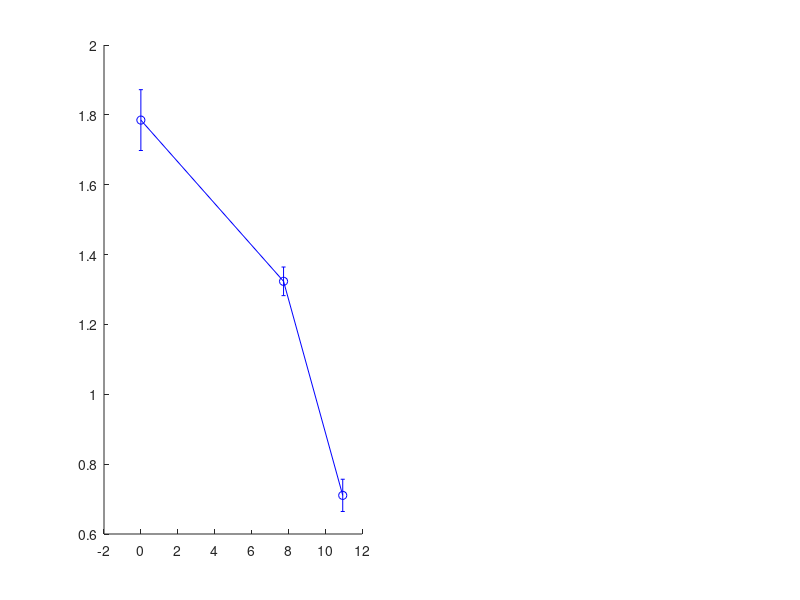

The MATLAB source for this figure: (Note: this script raises an error after producing the figure.)
clear all;
Results = importdata('Pooled Results.mat');

%% patch index
Results(:,9) = Results(:,9)-0.5;
Results(:,9) = Results(:,8).* Results(:,9);
% signal present and absent trial classification

%Find trials that presented N patches -- signal absent for hypo 1
%Find trials that presented N patches -- signal absent for hypo 1
Find_N = Results(:,5) ==1;

% present patch trials -- signal present for hypo 1
Find_CAP = Results(:,4) == 0 & Results(:,5) == 2; 
Find_IAP = Results(:,4) == 1 & Results(:,5) == 3; 

%Congruent trial with Congruent object, and incongruent trial with
%incongruent object -- signal present for hypo 2
Find_Congruent_CP = Results(:,4) == 0 & Results(:,5) == 2 & Results(:,6) == 3;
Find_Incongruent_IP = Results(:,4) == 1 & Results(:,5) == 3 & Results(:,6) == 3;

%Incongruent trial with congruent object, congruent trial with incongruent
%object -- signal absent for hypo 2
Find_Congruent_IP = Results(:,4) == 0 & Results(:,5) == 3 & Results(:,6) == 3;
Find_Incongruent_CP = Results(:,4) == 1 & Results(:,5) == 2 & Results(:,6) == 3;

%% location type
central = Results(:,7)==5;
periphery_1= 2.*(Results(:,7)==2|Results(:,7)==4|Results(:,7)==6|Results(:,7)==8);
periphery_2 = 3.* (Results(:,7)==1|Results(:,7)==3|Results(:,7)==7|Results(:,7)==9);
location = central + periphery_1 + periphery_2;

Results = [Results location];

%% AP v.s. N
grandmatrix = zeros(4,3,2);
for cong = 1:2
   if cong == 1
       Find_P = Find_CAP;
       Find_CN = Find_N & Results(:,4) ==0;
   else
       Find_P = Find_IAP;
       Find_CN = Find_N & Results(:,4) ==1;
   end
   
    Results_P = Results(Find_P,:);
    matrix1 = zeros(15,3);
    grandmean1 = mean(Results_P(:,9));
    for sub = 1:15
        R_indv = Results_P(Results_P(:,1)==sub,:);
        indv_m = mean(R_indv(:,9));
        for condition = 1:3
            condition_m = mean(R_indv(R_indv(:,end)== condition,9));
            matrix1(sub,condition)= condition_m- indv_m + grandmean1;
        end
    end

    for condition = 1:3
        conditionmean1(condition) = mean(matrix1(:,condition));
        se1(condition) = std(matrix1(:,condition))/sqrt(15);
    end
    
    clear R_indv
    clear condition_m
    clear indv_m

    Results_N = Results(Find_CN, :);
    matrix2 = zeros(15,3);
    grandmean2 = mean(Results_N(:,9));

    for sub = 1:15
        R_indv = Results_N(Results_N(:,1)==sub,:);
        indv_m = mean(R_indv(:,9));
        for condition = 1:3
            condition_m = mean(R_indv(R_indv(:,end)== condition,9));
            matrix2(sub,condition)= condition_m- indv_m + grandmean2;
        end
    end

    for condition = 1:3
        conditionmean2(condition) = mean(matrix2(:,condition));
        se2(condition) = std(matrix2(:,condition))/sqrt(15);
    end
    grandmatrix(1:4,:,cong)= [conditionmean1; se1; conditionmean2; se2];
    
    clear Results_P
    clear Results_N
    clear matrix1
    clear matrix2
end

for cong = 1:2
    if cong == 1
        congruency = 'congruent';
    else 
        congruency = 'incongruent';
    end
subplot(1,2,cong),errorbar([0 7.74 10.95],grandmatrix(1,:,cong),grandmatrix(2,:,cong),'bo-',...
    'MarkerSize',2, 'LineWidth',1), ylim([-4 4]), xticks([0 7.74 10.95]),xlabel('Eccentricity by degree of visual angle'),...
    ylabel('Confidence x response');
hold on
errorbar([0 7.74 10.95],grandmatrix(3,:,cong),grandmatrix(4,:,cong),'ro-',...
    'MarkerSize',2, 'LineWidth',1);
hold off
title(['AP v.s N for ',congruency,' images']);
legend('AP','N');
end

%% congruent v.s. incongruent

grandmatrix = zeros(4,3,2);

for cong = 1:2
   if cong == 1
       Find_P = Find_Congruent_CP;
       Find_CN = Find_Congruent_IP;
   else
       Find_P = Find_Incongruent_IP;
       Find_CN = Find_Incongruent_CP;
   end
   
    Results_P = Results(Find_P,:);
    matrix1 = zeros(15,3);
    grandmean1 = mean(Results_P(:,9));
    for sub = 1:15
        R_indv = Results_P(Results_P(:,1)==sub,:);
        indv_m = mean(R_indv(:,9));
        for condition = 1:3
            condition_m = mean(R_indv(R_indv(:,end)== condition,9));
            matrix1(sub,condition)= condition_m- indv_m + grandmean1;
        end
    end

    for condition = 1:3
        conditionmean1(condition) = mean(matrix1(:,condition));
        se1(condition) = std(matrix1(:,condition))/sqrt(15);
    end
    
    clear R_indv
    clear condition_m
    clear indv_m

    Results_N = Results(Find_CN, :);
    matrix2 = zeros(15,3);
    grandmean2 = mean(Results_N(:,9));

    for sub = 1:15
        R_indv = Results_N(Results_N(:,1)==sub,:);
        indv_m = mean(R_indv(:,9));
        for condition = 1:3
            condition_m = mean(R_indv(R_indv(:,end)== condition,9));
            matrix2(sub,condition)= condition_m- indv_m + grandmean2;
        end
    end

    for condition = 1:3
        conditionmean2(condition) = mean(matrix2(:,condition));
        se2(condition) = std(matrix2(:,condition))/sqrt(15);
    end
    grandmatrix(1:4,:,cong)= [conditionmean1; se1; conditionmean2; se2];
    
    clear Results_P
    clear Results_N
    clear matrix1
    clear matrix2
end

for cong = 1:2
    if cong == 1
        congruency = 'congruent';
    else 
        congruency = 'incongruent';
    end
subplot(1,2,cong),errorbar([0 7.74 10.95],grandmatrix(1,:,cong),grandmatrix(2,:,cong),'bo-',...
    'MarkerSize',2, 'LineWidth',1), ylim([-4 4]),xticks([0 7.74 10.95]),xlabel('Eccentricity by degree of visual angle'),...
    ylabel('Confidence x response');
hold on
errorbar([0 7.74 10.95],grandmatrix(3,:,cong),grandmatrix(4,:,cong),'ro-',...
    'MarkerSize',2, 'LineWidth',1);
hold off
title(['Critical objects for ',congruency,' images']);
legend('present','absent');
end



